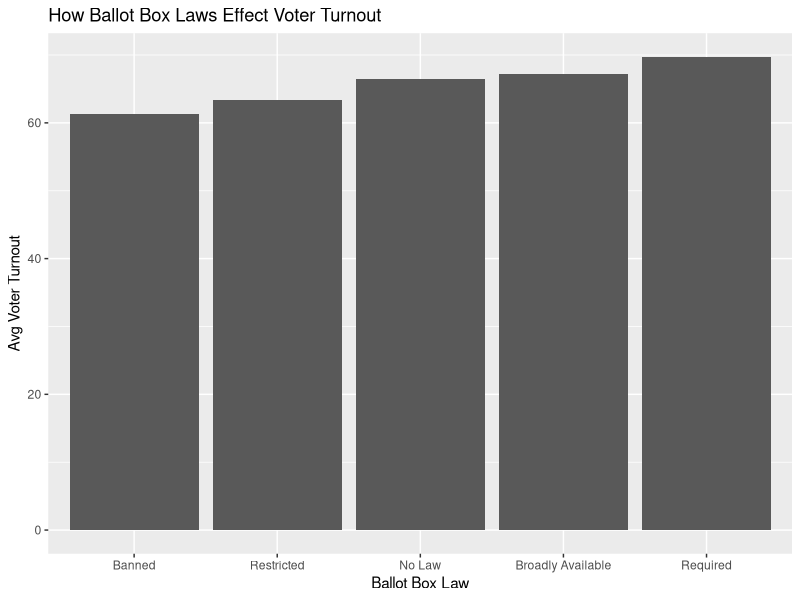

R code for this plot:
## ---- chunk 1
library(tidyverse)
## ---- chunk 2
ballot <- read.csv("Final Project Data - Sheet1.csv")
glimpse(ballot)
## ---- chunk 3
library(dplyr)

ballot <- ballot |>
  mutate(
    Voter_Participation_2024 = as.numeric(gsub("%", "", Voter_Participation_2024))
  )
ballot
## ---- chunk 4
ballot_summary <- ballot |>
  group_by(Ballot_Box_Law) |>
  summarize(
    avg_turnout = mean(Voter_Participation_2024, na.rm = TRUE),
    .groups = "drop"
  )

ballot_summary

## ---- chunk 5
Ballot_Plot <- ballot_summary |>
  ggplot(mapping = aes(x = fct_reorder(Ballot_Box_Law, avg_turnout),
                       y = avg_turnout)) +
  geom_bar(stat = "identity") +
  labs(x = "Ballot Box Law",
       y = "Avg Voter Turnout",
       title = "How Ballot Box Laws Effect Voter Turnout")
Ballot_Plot
## ---- chunk 6
ballot_summary_table <- ballot_summary |>
  rename("Ballot Box Availability" = Ballot_Box_Law,
         "Average Voter Turnout" = avg_turnout)

knitr::kable(ballot_summary_table, digits = 2)
